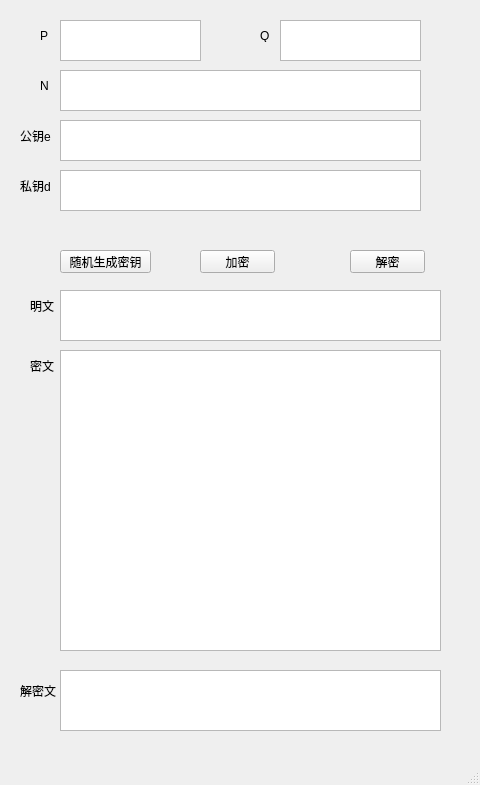
<?xml version="1.0" encoding="UTF-8"?>
<ui version="4.0">
 <class>MainWindow</class>
 <widget class="QMainWindow" name="MainWindow">
  <property name="geometry">
   <rect>
    <x>0</x>
    <y>0</y>
    <width>480</width>
    <height>785</height>
   </rect>
  </property>
  <property name="windowTitle">
   <string>RSA</string>
  </property>
  <widget class="QWidget" name="centralwidget">
   <widget class="QTextEdit" name="mw">
    <property name="geometry">
     <rect>
      <x>60</x>
      <y>290</y>
      <width>381</width>
      <height>51</height>
     </rect>
    </property>
   </widget>
   <widget class="QTextEdit" name="mw2">
    <property name="geometry">
     <rect>
      <x>60</x>
      <y>350</y>
      <width>381</width>
      <height>301</height>
     </rect>
    </property>
   </widget>
   <widget class="QLabel" name="label">
    <property name="geometry">
     <rect>
      <x>30</x>
      <y>300</y>
      <width>54</width>
      <height>12</height>
     </rect>
    </property>
    <property name="text">
     <string>明文</string>
    </property>
   </widget>
   <widget class="QLabel" name="label_3">
    <property name="geometry">
     <rect>
      <x>30</x>
      <y>360</y>
      <width>54</width>
      <height>12</height>
     </rect>
    </property>
    <property name="text">
     <string>密文</string>
    </property>
   </widget>
   <widget class="QPushButton" name="sj">
    <property name="geometry">
     <rect>
      <x>60</x>
      <y>250</y>
      <width>91</width>
      <height>23</height>
     </rect>
    </property>
    <property name="text">
     <string>随机生成密钥</string>
    </property>
   </widget>
   <widget class="QPushButton" name="jm2">
    <property name="geometry">
     <rect>
      <x>350</x>
      <y>250</y>
      <width>75</width>
      <height>23</height>
     </rect>
    </property>
    <property name="text">
     <string>解密</string>
    </property>
   </widget>
   <widget class="QTextEdit" name="jmw">
    <property name="geometry">
     <rect>
      <x>60</x>
      <y>670</y>
      <width>381</width>
      <height>61</height>
     </rect>
    </property>
   </widget>
   <widget class="QLabel" name="label_5">
    <property name="geometry">
     <rect>
      <x>20</x>
      <y>680</y>
      <width>41</width>
      <height>21</height>
     </rect>
    </property>
    <property name="text">
     <string>解密文</string>
    </property>
   </widget>
   <widget class="QPushButton" name="jm">
    <property name="geometry">
     <rect>
      <x>200</x>
      <y>250</y>
      <width>75</width>
      <height>23</height>
     </rect>
    </property>
    <property name="text">
     <string>加密</string>
    </property>
   </widget>
   <widget class="QTextEdit" name="P">
    <property name="geometry">
     <rect>
      <x>60</x>
      <y>20</y>
      <width>141</width>
      <height>41</height>
     </rect>
    </property>
   </widget>
   <widget class="QLabel" name="label_4">
    <property name="geometry">
     <rect>
      <x>40</x>
      <y>30</y>
      <width>54</width>
      <height>12</height>
     </rect>
    </property>
    <property name="text">
     <string>P</string>
    </property>
   </widget>
   <widget class="QTextEdit" name="Q">
    <property name="geometry">
     <rect>
      <x>280</x>
      <y>20</y>
      <width>141</width>
      <height>41</height>
     </rect>
    </property>
   </widget>
   <widget class="QLabel" name="label_6">
    <property name="geometry">
     <rect>
      <x>260</x>
      <y>30</y>
      <width>54</width>
      <height>12</height>
     </rect>
    </property>
    <property name="text">
     <string>Q</string>
    </property>
   </widget>
   <widget class="QTextEdit" name="N">
    <property name="geometry">
     <rect>
      <x>60</x>
      <y>70</y>
      <width>361</width>
      <height>41</height>
     </rect>
    </property>
   </widget>
   <widget class="QLabel" name="label_7">
    <property name="geometry">
     <rect>
      <x>40</x>
      <y>80</y>
      <width>54</width>
      <height>12</height>
     </rect>
    </property>
    <property name="text">
     <string>N</string>
    </property>
   </widget>
   <widget class="QLabel" name="label_8">
    <property name="geometry">
     <rect>
      <x>20</x>
      <y>130</y>
      <width>54</width>
      <height>12</height>
     </rect>
    </property>
    <property name="text">
     <string>公钥e</string>
    </property>
   </widget>
   <widget class="QTextEdit" name="e">
    <property name="geometry">
     <rect>
      <x>60</x>
      <y>120</y>
      <width>361</width>
      <height>41</height>
     </rect>
    </property>
   </widget>
   <widget class="QLabel" name="label_9">
    <property name="geometry">
     <rect>
      <x>20</x>
      <y>180</y>
      <width>54</width>
      <height>12</height>
     </rect>
    </property>
    <property name="text">
     <string>私钥d</string>
    </property>
   </widget>
   <widget class="QTextEdit" name="d">
    <property name="geometry">
     <rect>
      <x>60</x>
      <y>170</y>
      <width>361</width>
      <height>41</height>
     </rect>
    </property>
   </widget>
  </widget>
  <widget class="QMenuBar" name="menubar">
   <property name="geometry">
    <rect>
     <x>0</x>
     <y>0</y>
     <width>480</width>
     <height>23</height>
    </rect>
   </property>
  </widget>
  <widget class="QStatusBar" name="statusbar"/>
 </widget>
 <resources/>
 <connections/>
</ui>
